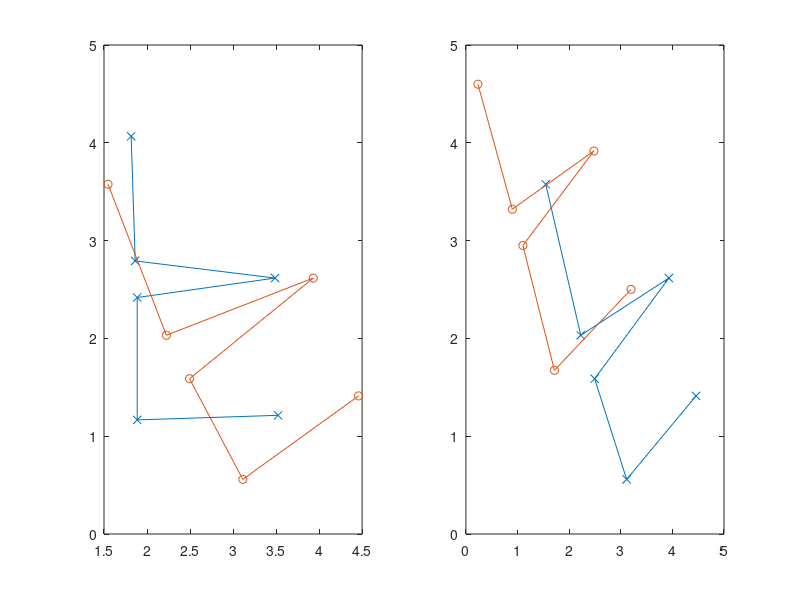

Reproduce this figure in MATLAB.
% Author: <njoffe@ucsd.edu> Nitay Joffe
% Date: 11/21/2006
% Class: CSE 166 - Image Processing
% Homework: 6
% Problem: 1 - Estimating Affine Transformations
clear;

% (a) Plot the two pointsets on the same set of axes. Use the 'x-'
%     pointmarker/linetype for the first set and 'o-' for the second.
set_1_x = [1.8158,1.8626,3.4883,1.8860,1.8860,3.5234];
set_1_y = [4.0673,2.7924,2.6170,2.4181,1.1667,1.2135];
set_1 = [set_1_x;
         set_1_y];

set_2_x = [1.5468,2.2251,3.9327,2.4942,3.1140,4.4591];
set_2_y = [3.5760,2.0322,2.6170,1.5877,0.5585,1.4123];
set_2 = [set_2_x;
         set_2_y];

% (b) Solve for the least-squares affine transform (consisting of a 2 x 2 matrix
%     A and a 2 x 1 translation vector t) that maps the first pointset onto the
%     second. Display the values you obtain for A and t.
set_1_x_mean = mean(set_1_x)
set_1_y_mean = mean(set_1_y);

set_2_x_mean = mean(set_2_x)
set_2_y_mean = mean(set_2_y);

set_1_normalized_x = set_1_x - set_1_x_mean;
set_1_normalized_y = set_1_y - set_1_y_mean;
set_1_normalized = [set_1_normalized_x;
                    set_1_normalized_y];

set_2_normalized_x = set_2_x - set_2_x_mean;
set_2_normalized_y = set_2_y - set_2_y_mean;
set_2_normalized = [set_2_normalized_x;
                    set_2_normalized_y];

t_x = set_2_x_mean - set_1_x_mean;
t_y = set_2_y_mean - set_1_y_mean;
t = [t_x;
     t_y]
A = set_2_normalized / set_1_normalized;

% (c) Use the estimated affine transform to align the two pointsets, and make a
%     plot to show the alignment. Compute and display the sum of the squared
%     Euclidean distances between the corresponding point pairs before and
%     after alignment.
set_1_projected = A * set_1;
set_1_projected_x = set_1_projected(1,:) + t_x;
set_1_projected_y = set_1_projected(2,:) + t_y;


figure;
subplot(1,2,1);
plot(set_1_x,set_1_y,'x-');
hold;
plot(set_2_x,set_2_y,'o-');
subplot(1,2,2);
plot(set_2_x,set_2_y,'x-');
hold;
plot(set_1_projected_x,set_1_projected_y,'o-');
